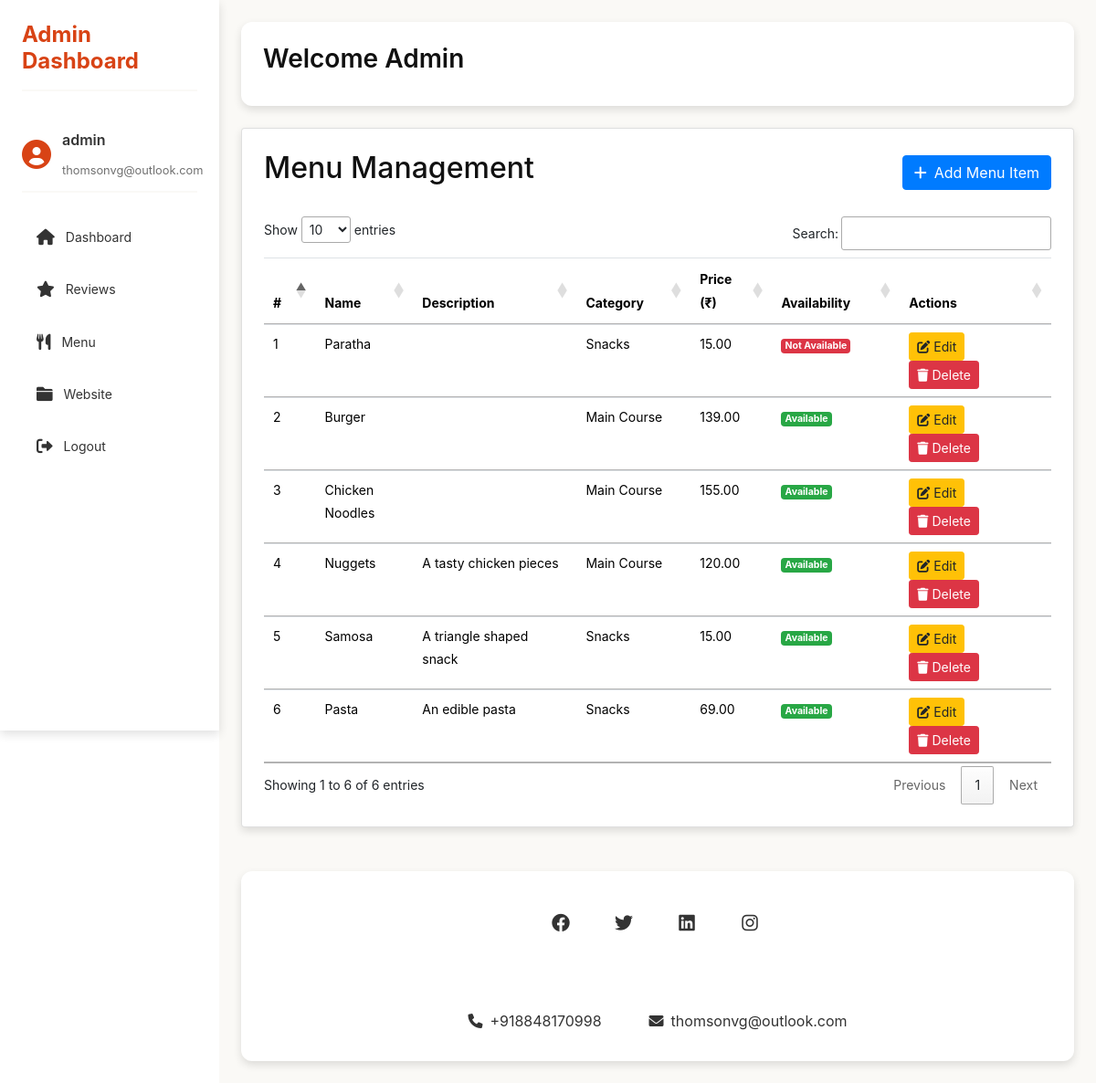
The app's page /superadmin/menu/ (signed in) with its own data.
### SuperAdmin/models.py (models this page shows, shortened)
class MenuItem(models.Model):
    CATEGORY_CHOICES = [
        ('Main Course', 'Main Course'),
        ('Snacks', 'Snacks'),
        ('Beverages', 'Beverages'),
        ('Desserts', 'Desserts'),
    ]
    name = models.CharField(max_length=100, unique=True)
    description = models.TextField(blank=True, null=True)
    category = models.CharField(max_length=50, choices=CATEGORY_CHOICES)
    price = models.DecimalField(max_digits=6, decimal_places=2)
    is_available = models.BooleanField(default=True)
    image = models.ImageField(upload_to='menu_images/', blank=True, null=True)
    created_at = models.DateTimeField(auto_now_add=True)
    updated_at = models.DateTimeField(auto_now=True)

### SuperAdmin/views.py (the view)
# urls.py: path('menu/', views.menu_list, name='menu_list'),
def menu_list(request):
    menu_items = MenuItem.objects.all()
    return render(request, 'Admin/menu_management.html', {'menu_items': menu_items})

### templates/Admin/menu_management.html (shortened to what this page needs)
{% extends 'Admin/base.html' %}
{% block content %}
    <link href="https://stackpath.bootstrapcdn.com/bootstrap/4.5.2/css/bootstrap.min.css" rel="stylesheet">
<div class="card">
    <div class="d-flex justify-content-between align-items-center mb-4">
        <h2 class="mb-0">Menu Management</h2>
        <a href="{% url 'menu_add' %}" class="btn btn-primary">
            <i class="fas fa-plus me-2"></i>Add Menu Item
        </a>
    </div>
    <div class="table-responsive">
        <table id="menuTable" class="table table-hover">
            <thead>
                <tr>
                    <th>#</th>
                    <th>Name</th>
                    <th>Description</th>
                    <th>Category</th>
                    <th>Price (₹)</th>
                    <th>Availability</th>
                    <th>Actions</th>
                </tr>
            </thead>
            <tbody>
                {% for menu_item in menu_items %}
                <tr>
                    <td>{{ forloop.counter }}</td>
                    <td>{{ menu_item.name }}</td>
                    <td>{{ menu_item.description }}</td>
                    <td>{{ menu_item.category }}</td>
                    <td>{{ menu_item.price }}</td>
                    <td>
                        <span class="badge {% if menu_item.is_available %}bg-success{% else %}bg-danger{% endif %}">
                            {{ menu_item.is_available|yesno:"Available,Not Available" }}
                        </span>
                    </td>
                    <td>
                        <a href="{% url 'menu_update' menu_item.id %}" class="btn btn-sm btn-warning me-2">
                            <i class="fas fa-edit"></i> Edit
                        </a>
                        <button class="btn btn-sm btn-danger delete-menu-item" data-id="{{ menu_item.id }}">
                            <i class="fas fa-trash"></i> Delete
                        </button>
                    </td>
                </tr>
                {% endfor %}
            </tbody>
        </table>
    </div>
</div>
{% endblock %}

### templates/Admin/base.html (shortened to what this page needs)
<!DOCTYPE html>
<html>
<head>
    {% load static %}
    <link rel="stylesheet" href="{% static 'css/bootstrap.min.css' %}">
    <link rel="stylesheet" href="https://cdn.datatables.net/1.13.6/css/jquery.dataTables.min.css">
    <link rel="stylesheet" href="https://cdn.datatables.net/responsive/2.4.1/css/responsive.dataTables.min.css">
    <link rel="stylesheet" href="https://cdn.datatables.net/buttons/2.4.1/css/buttons.dataTables.min.css">
    <link rel="stylesheet" href="{% static 'css/style.css' %}">
    <link rel="stylesheet" href="https://cdnjs.cloudflare.com/ajax/libs/font-awesome/6.0.0/css/all.min.css">
</head>
<body>
    <div class="sidebar">
        <h2>Admin Dashboard</h2>
        <div class="user-info">
            <div class="user-avatar">
                <i class="fas fa-user-circle"></i>
            </div>
            <div class="user-details">
                <h4>{{ user.username }}</h4>
                <span>{{ user.email }}</span>
            </div>
        </div>
        <ul>
            <li><a href="{% url 'admin_dashboard' %}">
                <i class="fas fa-home"></i>
                <span>Dashboard</span>
            </a></li>
            <li><a href="{% url 'dashboard' %}">
                <i class="fas fa-star"></i>
                <span>Reviews</span>
            </a></li>
            <li><a href="{% url 'menu_list' %}">
                <i class="fas fa-utensils"></i>
                <span>Menu</span>
            </a></li>
            <li><a href="{% url 'home' %}">
                <i class="fa fa-folder" aria-hidden="true"></i>
                <span>Website</span>
            </a></li>
            <li><a href="{% url 'logout' %}">
                <i class="fas fa-sign-out-alt"></i>
                <span>Logout</span>
            </a></li>
         </ul>
    </div>
    <div class="content">
        <div class="header_section">
            <h1>Welcome {{ user.username }}</h1>
        </div>
        {% block content %}{% endblock %}
        <div class="footer_section">
            <div class="container">
                <div class="footer_social_icon">
                    <ul>
                        <li><a href="#"><i class="fab fa-facebook"></i></a></li>
                        <li><a href="#"><i class="fab fa-twitter"></i></a></li>
                        <li><a href="#"><i class="fab fa-linkedin"></i></a></li>
                        <li><a href="#"><i class="fab fa-instagram"></i></a></li>
                    </ul>
                </div>
                <div class="location_text">
                    <ul>
                        <li>
                            <a href="#">
                                <i class="fas fa-phone"></i>
                                <span>+918848170998</span>
                            </a>
                        </li>
                        <li>
                            <a href="#">
                                <i class="fas fa-envelope"></i>
                                <span>thomsonvg@outlook.com</span>
                            </a>
                        </li>
                    </ul>
                </div>
            </div>
        </div>
    </div>
</body>
</html>

### static/css/style.css (style rules this page uses)
* { box-sizing: border-box !important; transition: ease all 0.5s; }
html { scroll-behavior: smooth; }
body { color: #990011; font-size: 14px; font-family: 'Poppins', sans-serif; line-height: 1.80857; font-weight: normal; overflow-x: hidden; }
a { color: #1f1f1f; text-decoration: none !important; outline: none !important; -webkit-transition: all .3s ease-in-out; -moz-transition: all .3s ease-in-out; -ms-transition: all .3s ease-in-out; -o-transition: all .3s ease-in-out; transition: all .3s ease-in-out; }
h1, h2, h3, h4, h5, h6 { letter-spacing: 0; font-weight: normal; position: relative; padding: 0 0 10px 0; font-weight: normal; line-height: normal; color: #111111; margin: 0 }
h1 { font-size: 24px }
h2 { font-size: 22px }
h4 { font-size: 16px }
*, *::after, *::before { -webkit-box-sizing: border-box; -moz-box-sizing: border-box; box-sizing: border-box; }
ul, li, ol { margin: 0px; padding: 0px; list-style: none; }
a { color: #222222; text-decoration: none; outline: none !important; }
a, .btn { text-decoration: none !important; outline: none !important; -webkit-transition: all .3s ease-in-out; -moz-transition: all .3s ease-in-out; -ms-transition: all .3s ease-in-out; -o-transition: all .3s ease-in-out; transition: all .3s ease-in-out; }
.badge { font-weight: 500; }
button { border: 0; margin: 0; padding: 0; cursor: pointer; }
.header_section { position: sticky; top: 0; z-index: 1000; background-color:#FCF6F5 ; color: #111111; box-shadow: 0 4px 6px rgba(0, 0, 0, 0.1); }
.footer_section { margin-top: 20px; width: 100%; float: left; height: auto; background-color: #1d1d1d; background-size: 100%; padding: 50px 0px; }
.location_text { width: 100%; margin: 0 auto; text-align: center; padding-top: 50px; }
.location_text ul { margin: 0px; padding: 0px; display: inline-block; }
.location_text li { float: left; font-size: 16px; color: #ffffff; padding: 0px 10px 5px 10px; }
.location_text li a { color: #ffffff; }
.footer_social_icon { width: 100%; margin: 0 auto; text-align: center; }
.footer_social_icon ul { margin: 0px; padding: 0px; display: inline-block; }
.footer_social_icon li { float: left; }
.footer_social_icon li a { float: left; padding: 5px 10px; background-color: #fff; color: #1d1d1d; border-radius: 100%; font-size: 19px; margin-right: 5px; width: 44px; text-align: center; margin-top: 10px; }

### records on screen
MenuItem: name "Paratha", category "Snacks", price "15.00", is_available "Not Available"
MenuItem: name "Burger", category "Main Course", price "139.00", is_available "Available"
MenuItem: name "Chicken Noodles", category "Main Course", price "155.00", is_available "Available"
MenuItem: name "Nuggets", description "A tasty chicken pieces", category "Main Course", price "120.00", is_available "Available"
MenuItem: name "Samosa", description "A triangle shaped snack", category "Snacks", price "15.00", is_available "Available"
MenuItem: name "Pasta", description "An edible pasta", category "Snacks", price "69.00", is_available "Available"

### other values on screen
{{ user.username }} "admin"
{{ user.email }} "thomsonvg@outlook.com"
{{ user.username }} "Admin"
